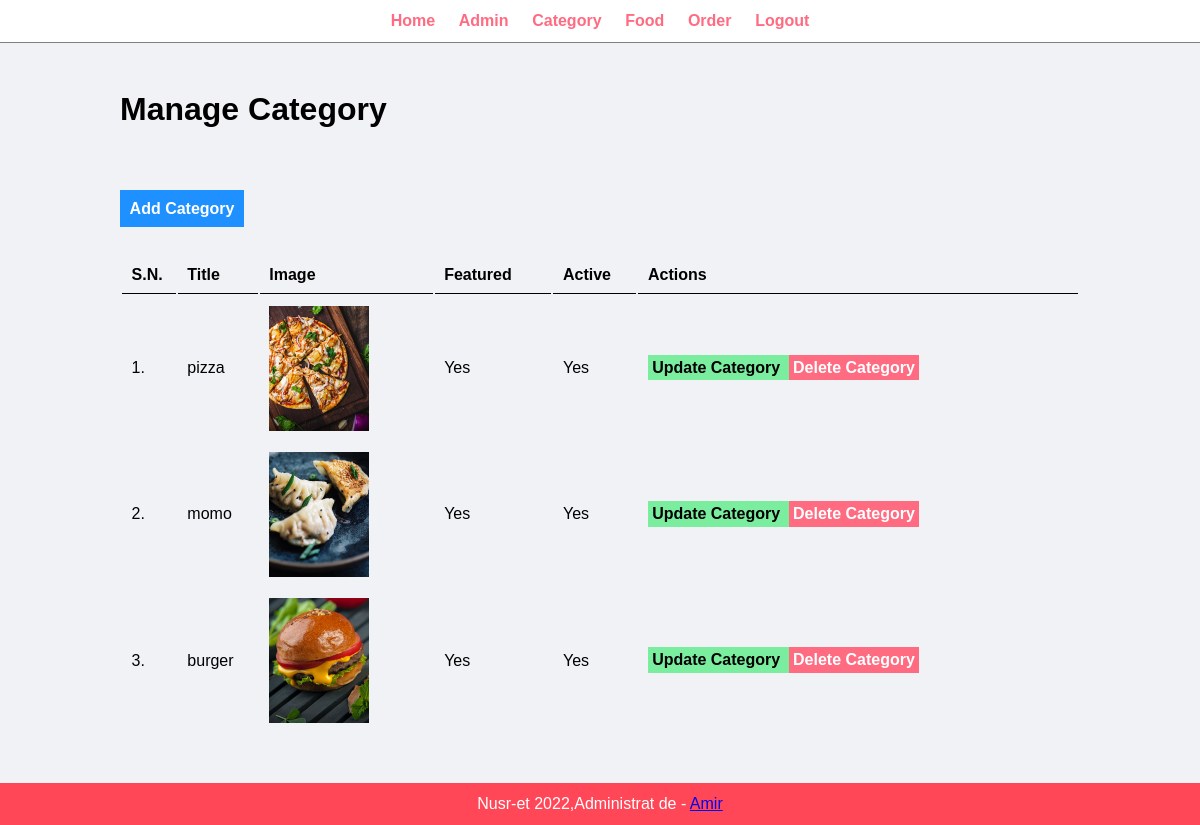
The page /admin/manage-category.php (signed in) on the database its author committed.
### tables this page shows
CREATE TABLE `tbl_category` (
  `id` int(10) UNSIGNED NOT NULL,
  `title` varchar(100) NOT NULL,
  `image_name` varchar(255) NOT NULL,
  `featured` varchar(10) NOT NULL,
  `active` varchar(10) NOT NULL
);

### admin/manage-category.php (the view, shortened to what this page needs)
<?php include('partials/menu.php'); ?>
<div class="main-content">
   <div class="wrapper">
    <h1>Manage Category</h1>
            <br>
            <br>
        ?>  <br><br>
            <a href="<?php echo SITEURL; ?>admin/add-category.php" class="btn-primary">Add Category</a>
            <br>
            <br>
            <br>
            <table class="tbl-full">
                <tr>
                    <th>S.N.</th>
                    <th>Title</th>
                    <th>Image</th>
                    <th>Featured</th>
                    <th>Active</th>
                    <th>Actions</th>
                </tr>
            <?php
                $sql = "SELECT * FROM tbl_category";
                $res = mysqli_query($conn, $sql);
                $count = mysqli_num_rows($res);
                $sn=1;
                if($count>0)
                {
                    while($row=mysqli_fetch_assoc($res))
                    {
                        $id = $row['id'];
                        $title = $row['title'];
                        $image_name = $row['image_name'];
                        $featured = $row['featured'];
                        $active = $row['active'];
                        ?>
                         <tr>
                            <td><?php echo $sn++; ?>.</td>
                            <td><?php echo $title; ?></td>
                            <td>
                                <?php
                                    if($image_name!="")
                                    {
                                        ?>
                                            <img src="<?php echo SITEURL; ?>images/category/<?php echo $image_name; ?>" width="100px">
                                        <?php
                                    }
                                    else
                                    {
                                        echo "<div class='error'>Image not added</div>";
                                    }
                                ?>
                            </td>
                            <td><?php echo $featured; ?></td>
                            <td><?php echo $active; ?></td>
                            <td>
                                <a href="<?php echo SITEURL; ?>admin/update-category.php?id=<?php echo $id; ?>" class="btn-secondary">Update Category </a>
                                <a href="<?php echo SITEURL; ?>admin/delete-category.php?id=<?php echo $id; ?>&image_name=<?php echo $image_name;?>" class="btn-danger">Delete Category </a>
                            </td>
                        </tr>
                        <?php
                    }
                }
                else
                {
                    ?>
                    <tr>
                        <td colspan="6"><div class="error">No Category added</div></td>
                    </tr>
                    <?php
                }
            ?>
            </table>
   </div>
</div>
<?php include('partials/footer.php'); ?>

### css/admin.css (style rules this page uses)
* { margin: 0; padding: 0; font-family: Arial, Helvetica, sans-serif; }
.wrapper { padding: 1%; width: 80%; margin: 0 auto; }
.tbl-full { width: 100%; }
table tr th { border-bottom: 1px solid black; padding: 1%; text-align: left; }
table tr td { padding: 1%; }
.btn-primary { background-color: #1e90ff; padding: 1%; color: white; text-decoration: none; font-weight: bold; }
.btn-secondary { background-color: #7bed9f; padding: 1%; color: black; text-decoration: none; font-weight: bold; }
.btn-danger { background-color: #ff6b81; padding: 1%; color: white; text-decoration: none; font-weight: bold; }
.main-content { background-color: #f1f2f6; padding: 3% 0; }

### rows shown on the page
tbl_category: title "pizza", image_name (picture), featured "Yes", active "Yes"
tbl_category: title "momo", image_name (picture), featured "Yes", active "Yes"
tbl_category: title "burger", image_name (picture), featured "Yes", active "Yes"
